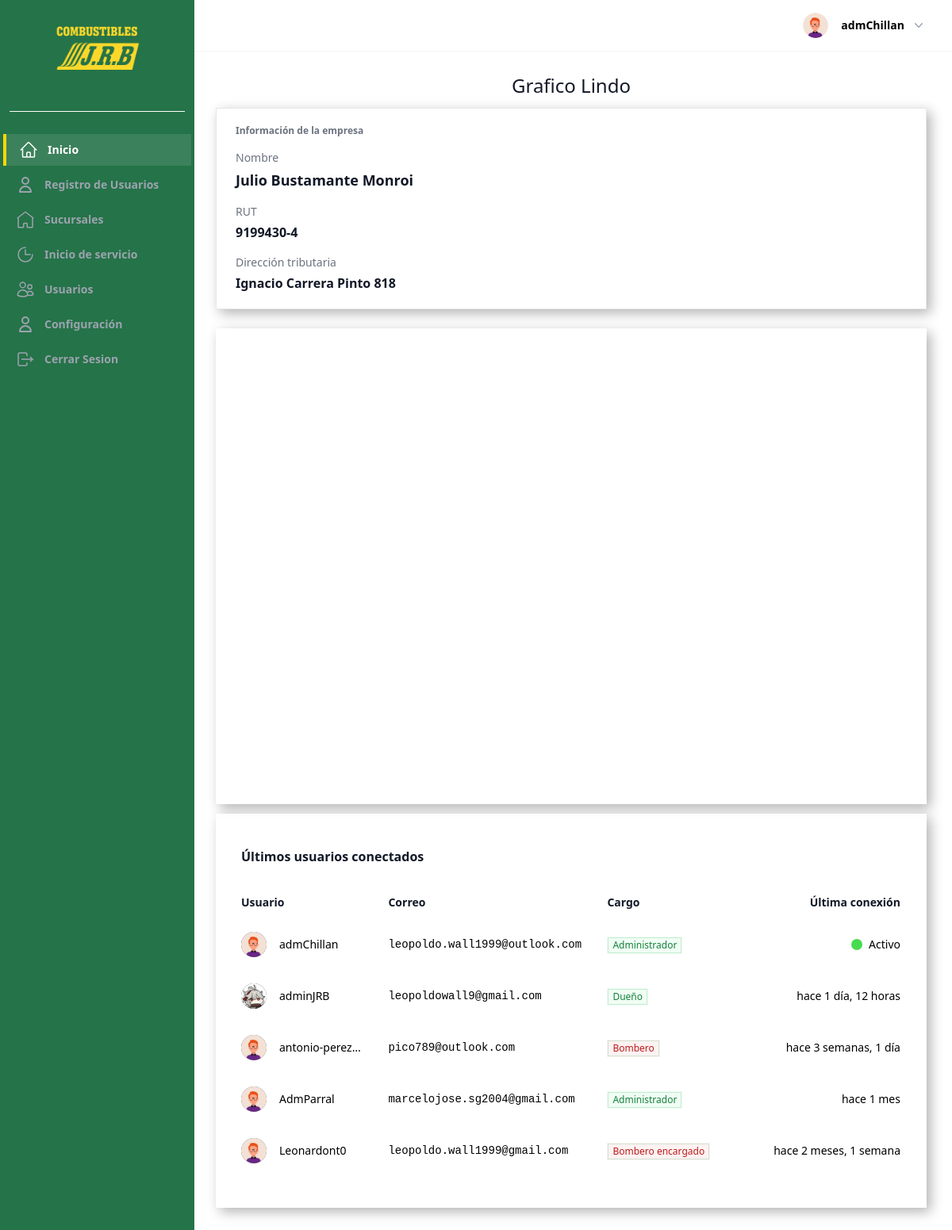
Screenshot of / (signed in) with the database file from the repository.
### UsuarioApp/models.py (models this page shows, shortened)
class Profile(models.Model):
    last_activity = models.DateTimeField(null=True, blank=True)
    image = models.ImageField(upload_to=profile_picture_path, default="profile.webp")
    user_FK = models.OneToOneField(
        User, on_delete=models.CASCADE, related_name="profile",
    )
    position_FK = models.ForeignKey(
        Position, on_delete=models.SET_NULL, null=True, blank=True
    )
    company_rut = models.CharField(
        max_length=12,
        blank=True,
        null=True,
        validators=[
            RegexValidator(
                regex=r"^[0-9.]+-[0-9kK]{1}$",
                message="Ingrese un RUT válido en el formato 12.345.678-9",
            )
        ],
        verbose_name="RUT Empresa",
    )
    phone = models.CharField(max_length=20, blank=True, verbose_name="Teléfono")
    gender = models.CharField(
        max_length=1,
        choices=GENDER_CHOICES,
        null=True,
        blank=True,
        verbose_name="Sexo",
    )
    date_of_birth = models.DateField(
        null=True,
        blank=True,
        verbose_name="Fecha de nacimiento",
    )
    salario = models.DecimalField(
        max_digits=10, decimal_places=2, null=True, blank=True, verbose_name="Salario",
    )
    address = models.CharField(max_length=255, blank=True, verbose_name="Dirección")
    date_of_hire = models.DateField(null=True, blank=True, verbose_name="Fecha de contratación")
    is_partime = models.BooleanField(
        default=False,
        choices=[(True, "Tiempo completo"), (False, "Medio tiempo")],
        verbose_name="Tipo de jornada",
    )
    examen_medico = models.FileField(
        upload_to="documentos/examenes/",
        null=True,
        blank=True,
        verbose_name="Examen médico",
    )
    contrato = models.FileField(
        upload_to="documentos/contratos/",
        null=True,
        blank=True,
        verbose_name="Contrato",
    )
    current_branch = models.ForeignKey(
        Sucursal,
        on_delete=models.SET_NULL,
        null=True,
        blank=True,
        related_name="current_profiles",
        verbose_name="Sucursal actual",
    )
    def save(self, *args, **kwargs):
        update_last_activity = kwargs.pop("update_last_activity", False)
        if update_last_activity:
            self.last_activity = timezone.now()
            kwargs["update_fields"] = ["last_activity"]
        if self.pk:
            handle_old_image(Profile, self.pk, self.image)
        super(Profile, self).save(*args, **kwargs)
        if self.image and os.path.exists(self.image.path):
            resize_image(self.image.path, 300)
            crop_image(self.image.path, 300)
    def update_last_activity(self):
        self.save(update_last_activity=True)
    def _has_permission(self, code: str) -> bool:
        return bool(self.position_FK and self.position_FK.permission_code == code)
    def is_owner(self) -> bool:
        return self._has_permission("OWNER")
    def is_admin(self) -> bool:
        return self._has_permission("ADMINISTRATOR")
    class Meta:
        verbose_name = "Perfil"
        verbose_name_plural = "Perfiles"
        ordering = ["-id"]

class Position(models.Model):
    user_position = models.CharField(max_length=45, unique=True)
    permission_code = models.CharField(
        max_length=25, choices=PERMISOS, default="ATTENDANT"
    )
    class Meta:
        db_table = "position"

### homeApp/models.py (models this page shows, shortened)
class Company(models.Model):
    rut = models.CharField(
        max_length=12,
        unique=True,
        validators=[
            RegexValidator(
                regex=r"^[0-9.]+-[0-9kK]{1}$",
                message="Ingrese un RUT válido en el formato 12.345.678-9",
            )
        ],
        verbose_name="RUT",
    )
    business_name = models.CharField(
        max_length=255,
        verbose_name="Razón social",
    )
    tax_address = models.CharField(
        max_length=255,
        verbose_name="Dirección tributaria",
    )
    profile = models.OneToOneField(
        "UsuarioApp.Profile",
        on_delete=models.CASCADE,
        related_name="company",
        verbose_name="Perfil",
    )
    class Meta:
        verbose_name = "Empresa"
        verbose_name_plural = "Empresas"
        db_table = "UsuarioApp_company"
    @staticmethod
    def normalize_rut(rut: Optional[str]) -> Optional[str]:
        if not rut:
            return rut
        normalized = rut.replace(".", "").strip()
        number, *verifier = normalized.split("-")
        if verifier:
            normalized = f"{number}-{verifier[0].upper()}"
        return normalized

### homeApp/views.py (the view)
# urls.py: path("", views.HomeView.as_view(), name="Home"),
class HomeView(LoginRequiredMixin, ListView):
    model = User
    template_name = "pages/index.html"
    def get_queryset(self):
        last_connected_users = User.objects.filter(
            Q(last_login__isnull=False)
        ).order_by("-last_login")[:5]
        return last_connected_users
    def get_context_data(self, **kwargs):
        context = super().get_context_data(**kwargs)
        recent_activity_cutoff = timezone.now() - timezone.timedelta(minutes=2)
        active_users = Profile.objects.filter(
            last_activity__gte=recent_activity_cutoff
        ).values_list("user_FK_id", flat=True)
        context["active_users"] = active_users
        company = None
        try:
            profile = self.request.user.profile
        except Profile.DoesNotExist:
            profile = None
        if profile:
            try:
                company = profile.company
            except Company.DoesNotExist:
                company = None
            if not company and profile.company_rut:
                normalized_rut = Company.normalize_rut(profile.company_rut)
                company = Company.objects.filter(rut=normalized_rut).first()
        context["company"] = company
        return context

### utils/customer_img.py (called while the page is built, shortened)
def resize_image(img_path, img_size):
    try:
        with Image.open(img_path) as img:
            ancho, alto = img.size
    except (FileExistsError, UnidentifiedImageError):
        print("Error al Redimensionar la imagen")

def crop_image(img_path, img_size):
    try:
        with Image.open(img_path) as img:
            ancho, alto = img.size
    except (FileExistsError, UnidentifiedImageError):
        print("Erro al Recortar la imagen")

def handle_old_image(modelo, pk, image):
    default_image = "profile.webp"
    old_profile = modelo.objects.get(pk=pk)
    default_image_path = os.path.join(settings.MEDIA_ROOT, default_image)
    if (
        old_profile.image.path != image.path
        and old_profile.image.path != default_image_path
    ):
        default_storage.delete(old_profile.image.path)

### templates/pages/index.html (shortened to what this page needs)
{% extends 'components/Layout/base_extendido.html' %}
{% load static %}
{% load humanize %}
{% block content_main %}
  <div class="sm:h-dvh">
      <h2 class="text-gray-900 text-center pb-3 text-2xl" >Grafico Lindo</h2>
      {% if company %}
      <div class="mb-6">
        <div class="bg-white-base border border-gray-200 rounded-2xl shadow-sm px-6 py-5">
          <p class="text-xs font-semibold uppercase tracking-wide text-gray-500">Información de la empresa</p>
          <div class="mt-4 grid gap-4 sm:grid-cols-3">
            <div>
              <p class="text-sm font-medium text-gray-500">Nombre</p>
              <p class="mt-1 text-lg font-semibold text-gray-900">{{ company.business_name }}</p>
            </div>
            <div>
              <p class="text-sm font-medium text-gray-500">RUT</p>
              <p class="mt-1 text-base font-semibold text-gray-900">{{ company.rut }}</p>
            </div>
            <div>
              <p class="text-sm font-medium text-gray-500">Dirección tributaria</p>
              <p class="mt-1 text-base font-semibold text-gray-900">{{ company.tax_address }}</p>
            </div>
          </div>
        </div>
      </div>
      {% endif %}
      <div class="bg-white-base border-gray-700 w-full h-[600px]" id="chart_home">
  </div>
  <div class="bg-white-base mt-3 border-gray-700 py-10 mb-5">
    <h2 class="px-4 text-base font-semibold leading-7 text-gray-900 sm:px-6 lg:px-8">Últimos usuarios conectados</h2>
    <table aria-labelledby="tablaUsuarios" aria-describedby="tablaUsuariosConectados" class="mt-6 w-full whitespace-nowrap text-left">
      <colgroup>
        <col class="w-full sm:w-4/12">
        <col class="lg:w-4/12">
        <col class="lg:w-2/12">
        <col class="lg:w-1/12">
        <col class="lg:w-1/12">
      </colgroup>
      <thead class="border-b border-white/10 text-sm leading-6 text-gray-900">
        <tr>
          <th scope="col" class="py-2 pl-4 pr-8 font-semibold sm:pl-6 lg:pl-8">Usuario</th>
          <th scope="col" class="hidden py-2 pl-0 pr-8 font-semibold sm:table-cell">Correo</th>
          <th scope="col" class="hidden py-2 pl-0 pr-4 text-right font-semibold sm:pr-8 sm:text-left lg:pr-20 sm:table-cell">Cargo</th>
          <th scope="col" class="py-2 pl-0 pr-4 text-right font-semibold sm:pr-6 lg:pr-8">Última conexión</th>
        </tr>
      </thead>
      <tbody class="divide-y divide-white/5">
        {% if object_list  %}
          {% for user in object_list  %}
            <tr>
              <td class="py-4 pl-4 pr-8 sm:pl-6 lg:pl-8">
                <div class="flex items-center gap-x-4">
                  <img src="{{ user.profile.image.url }}" alt="perfil" class="h-8 w-8 rounded-full bg-gray-800">
                  <div class="truncate text-sm font-medium leading-6 text-black">{{ user.username }}</div>
                </div>
              </td>
              <td class="hidden py-4 pl-0 pr-4 sm:table-cell sm:pr-8">
                <div class="flex gap-x-3">
                  <div class="font-mono text-sm leading-6 text-black">{{ user.email }}</div>
                </div>
              </td>
              <td class="hidden py-4 pl-0 pr-4 text-sm leading-6 sm:pr-8 lg:pr-20 sm:table-cell">
                <div class="flex items-center justify-end gap-x-2 sm:justify-start">
                  <div class="hidden text-white sm:block">
                    {% if user.profile.is_owner or user.profile.is_admin %}
                      <span class="inline-flex flex-shrink-0 items-center rounded-full bg-green-50 px-1.5 py-0.5 text-xs font-medium text-green-700 ring-1 ring-inset ring-green-600/20">
                        {{ user.profile.position_FK.user_position }}
                      </span>
                    {% else %}
                      <span class="inline-flex flex-shrink-0 items-center rounded-full bg-red-50 px-1.5 py-0.5 text-xs font-medium text-red-700 ring-1 ring-inset ring-green-600/20">
                          {{ user.profile.position_FK.user_position }}
                      </span>
                    {% endif %}
                  </div>
                </div>
              </td>
              <td class="py-4 pl-0 pr-4 text-right text-sm leading-6 text-black sm:pr-6 lg:pr-8">
                  {% if user.id in active_users %}
                    <div class="flex items-center justify-end gap-x-2 sm:justify-end">
                    <div class="flex-none rounded-full p-1 text-green-400 bg-green-400/10">
                      <div class="h-1.5 w-1.5 rounded-full bg-grren-400/10"></div>
                    </div>
                    <div class=" text-black ">Activo</div>
                  </div>
                  {% else %}
                      {{ user.profile.last_activity|naturaltime }}
                  {% endif %}
              </td>
            </tr>
          {% endfor %}
        {% endif %}
      </tbody>
    </table>
  </div>
  <div class="footer-space"></div>
{% endblock content_main %}

### templates/components/header/components/profile.html (shortened to what this page needs)
{% load static %}
<div class="relative" x-data="{ openUser: false }">
  <button type="button" class="-m-1.5 flex items-center p-1.5" id="user-menu-button" aria-expanded="false" aria-haspopup="true" @click="openUser = !openUser">
    <img class="h-8 w-8 rounded-full bg-gray-50" src="{{ request.user.profile.image.url }}" alt="perfil">
    <span class="hidden lg:flex lg:items-center">
      <span class="ml-4 text-sm font-semibold leading-6 text-black" aria-hidden="true">{{ request.user }}</span>
      <svg class="ml-2 h-5 w-5 text-gray-400" viewBox="0 0 20 20" fill="currentColor" aria-hidden="true">
        <path fill-rule="evenodd" d="M5.23 7.21a.75.75 0 011.06.02L10 11.168l3.71-3.938a.75.75 0 111.08 1.04l-4.25 4.5a.75.75 0 01-1.08 0l-4.25-4.5a.75.75 0 01.02-1.06z" clip-rule="evenodd" />
      </svg>
    </span>
  </button>
</div>

### static/css/mensajes.css (style rules this page uses)
button { padding: 10px; }

### rows the page displays
Company: business_name "Julio Bustamante Monroi", rut "9199430-4", tax_address "Ignacio Carrera Pinto 818"

### other values shown
{{ request.user }} "admChillan"
{{ user.username }} "admChillan"
{{ user.email }} "leopoldo.wall1999@outlook.com"
{{ user.profile.position_FK.user_position }} "Administrador"
{{ user.username }} "adminJRB"
{{ user.email }} "leopoldowall9@gmail.com"
{{ user.profile.position_FK.user_position }} "Dueño"
{{ user.profile.last_activity|naturaltime }} "hace 1 día, 12 horas"
{{ user.username }} "antonio-perez…"
{{ user.email }} "pico789@outlook.com"
{{ user.profile.position_FK.user_position }} "Bombero"
{{ user.profile.last_activity|naturaltime }} "hace 3 semanas, 1 día"
{{ user.username }} "AdmParral"
{{ user.email }} "marcelojose.sg2004@gmail.com"
{{ user.profile.last_activity|naturaltime }} "hace 1 mes"
